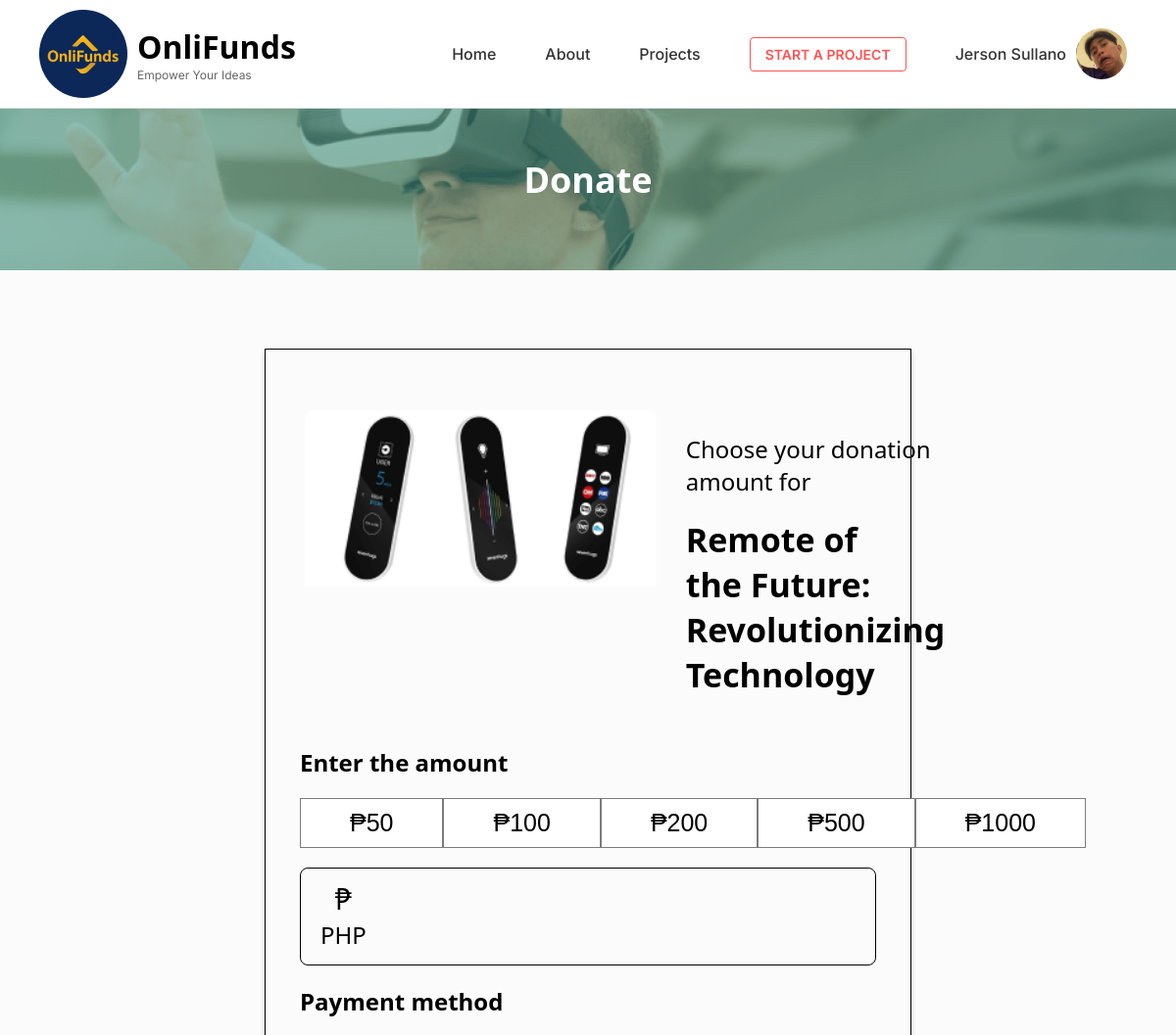
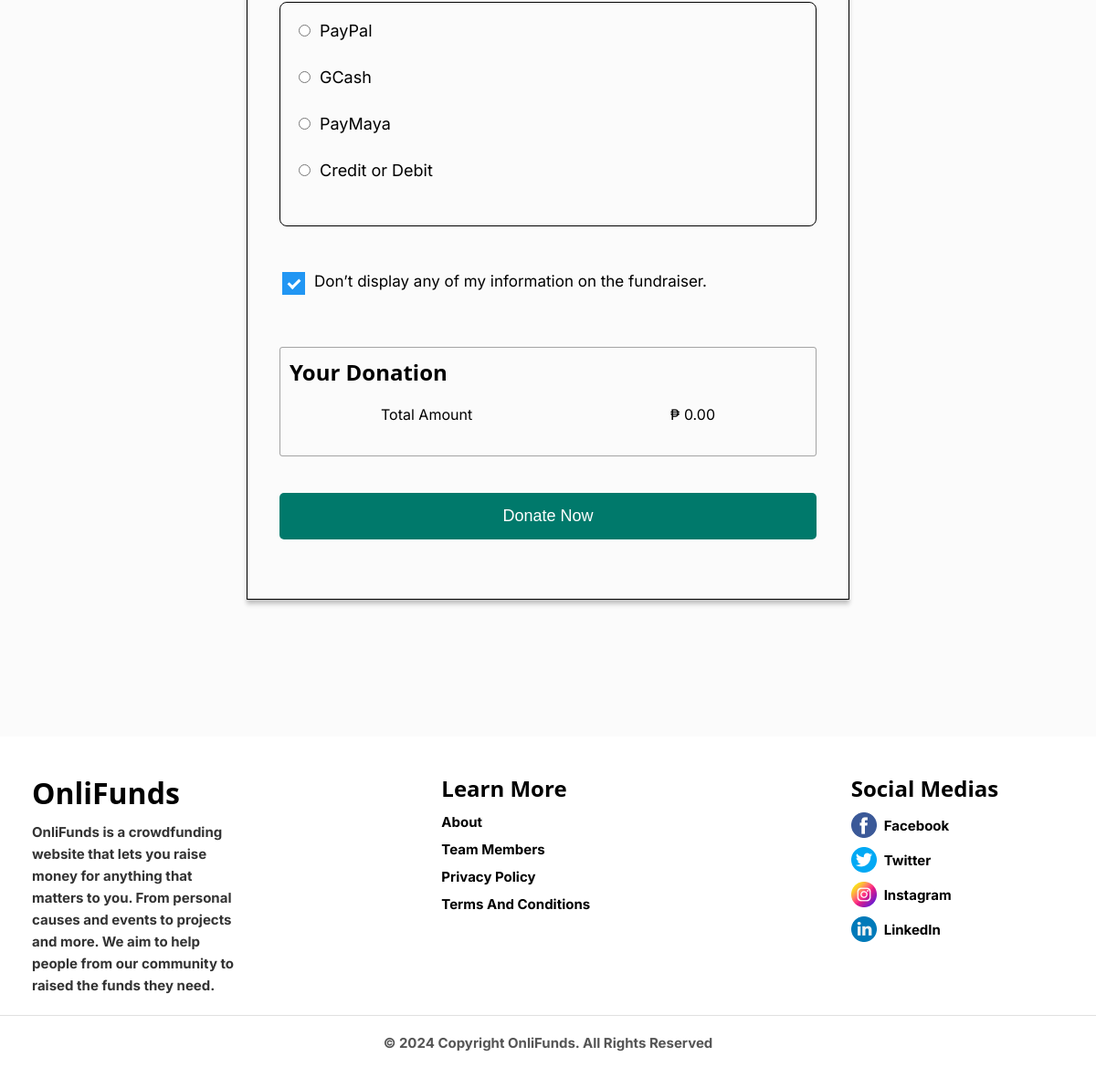
Page /html/donate.php?proj_id=5 (signed in) on the committed database (2 pictures, top to bottom).
### tables this page shows
CREATE TABLE `users` (
  `id` int(10) NOT NULL,
  `isAdmin` enum('1','0') NOT NULL,
  `email` varchar(255) NOT NULL,
  `password` varchar(255) NOT NULL,
  `firstname` varchar(255) NOT NULL,
  `lastname` varchar(255) NOT NULL,
  `profile_pic` varchar(50) NOT NULL,
  `phoneno` bigint(12) NOT NULL,
  `barangay` text NOT NULL
);

CREATE TABLE `projects` (
  `user_id` int(11) NOT NULL,
  `proj_id` int(11) NOT NULL,
  `country` varchar(50) NOT NULL,
  `city` varchar(50) NOT NULL,
  `author` varchar(50) NOT NULL,
  `proj_title` varchar(100) NOT NULL,
  `category` varchar(255) NOT NULL,
  `barangay` varchar(255) NOT NULL,
  `fundgoal` varchar(50) NOT NULL,
  `created_at` date NOT NULL DEFAULT current_timestamp(),
  `end_date` varchar(255) NOT NULL,
  `fname` varchar(25) NOT NULL,
  `lname` varchar(25) NOT NULL,
  `email` varchar(50) NOT NULL,
  `phoneno` bigint(12) NOT NULL,
  `project_photo` varchar(50) NOT NULL,
  `video_url` varchar(50) NOT NULL,
  `project_overview` text NOT NULL,
  `project_story` text NOT NULL,
  `author_icon` varchar(50) NOT NULL,
  `profile_pic` varchar(50) NOT NULL
);

### html/donate.php (the view, shortened to what this page needs)
<?php
    include("connection.php");
    $idno = $_SESSION['id'];
    $query = "SELECT email, firstname, lastname, profile_pic, CONCAT(firstname, ' ', lastname) AS fullname, CONCAT(SUBSTRING(firstname, 1, 1), SUBSTRING(lastname, 1, 1)) AS default_pic FROM users WHERE id = ?";
    $stmt = $conn->prepare($query);
    $stmt->bind_param("i", $idno);
    $stmt->execute();
    $result = $stmt->get_result();
    if ($result->num_rows > 0) {
        $user = $result->fetch_assoc();
    } else {
        echo "<script>alert('No Users Found.')</script>";
        exit();
    }
    $project_id = isset($_GET['proj_id']) ? intval($_GET['proj_id']) : 0;
    if ($project_id > 0) {
        $stmt = $conn->prepare("SELECT *, DATEDIFF(end_date, NOW()) AS remaining_days FROM projects WHERE proj_id = ?");
        $stmt->bind_param("i", $project_id);
        $stmt->execute();
        $result = $stmt->get_result();
        if ($result->num_rows > 0) {
            $project = $result->fetch_assoc();
        } else {
            echo "Project not found.";
            exit;
        }
    } else {
        echo "Invalid project ID.";
        exit;
    }
?>
<!DOCTYPE html>
<html>
<head>
    <link href="../css/main.css" rel="stylesheet" />
    <link rel="stylesheet" href="../css/styles.css">
    <link href="https://cdnjs.cloudflare.com/ajax/libs/font-awesome/5.15.3/css/all.min.css" rel="stylesheet"/>
</head>
<body>
    <nav class="logged-in-navbar">
		<div class="logged-in-navbar-logo">
			<a href="lanAfter.php" style="text-decoration:none;">
				<img src="../images/logo.png" alt="OnliFunds Logo" class="logged-in-logo-img">
			</a>
			<div class="logged-in-logo-text">
				<h1><a href="lanAfter.html" style="text-decoration:none; color:black;">OnliFunds</a></h1>
				<p>Empower Your Ideas</p>
			</div>
		</div>
		<div class="logged-in-nav-links">
			<a href="lanAfter.php" class="logged-in-nav-item">Home</a>
			<a href="aboutA.php" class="logged-in-nav-item">About</a>
			<a href="projectsA.php" class="logged-in-nav-item">Projects</a>
			<a href="create1.php" class="logged-in-nav-item logged-in-start-project-button">Start a Project</a>
            <div class="logged-in-user-profile">
                <span class="logged-in-user-name"><?php echo htmlspecialchars($user['fullname']); ?></span>
                <?php if (!empty($user['profile_pic'])): ?>
                    <img src="../images/<?php echo htmlspecialchars($user['profile_pic']); ?>" alt="Profile Picture" class="logged-in-profile-img">
                <?php else: ?>
                    <div class="author-icon"><?php echo htmlspecialchars($user['default_pic']) ?></div>
                <?php endif; ?>
            </div>
		</div>
	</nav>
    <section class="banner1">
        <div class="overlay"></div>
        <div class="banner-content">
            <h1>Donate</h1>
        </div>
    </section>
    <section class="create-container-withdraw" >
        <div class="main-content4">
            <form action="donate.php?proj_id=<?php echo htmlspecialchars($project_id) ?>" method="post">
                <div class="choose-donation-amount">
                    <img src="../images/<?php echo htmlspecialchars($project['project_photo']) ?>" alt="">
                    <div class="choose-d-a-info">
                        <h1>Choose your donation amount for</h1>
                        <h2><?php echo htmlspecialchars($project['proj_title']) ?></h2>
                    </div>
                </div>
                    <h2>Enter the amount</h1>
                <div class="enter-amount-opt">
                    <div class="amount-opt-list">
                        <button class="toggleButton" type="button" data-value="50">₱50</button>
                        <button class="toggleButton" type="button" data-value="100">₱100</button>
                        <button class="toggleButton" type="button" data-value="200">₱200</button>
                        <button class="toggleButton" type="button" data-value="500">₱500</button>
                        <button class="toggleButton" type="button" data-value="1000">₱1000</button>
                    </div>
                    <div class="input-amount-opt">
                        <div class="input-a-opt-sign">
                            <h1>&#8369;</h1>
                            <h2>PHP</h2>
                        </div>
                        <input type="number" name="amount-funded" id="amount-funded">
                    </div>
                </div>
                <h2> Payment method </h2>
                <div class="payment-opt-cont">
                    <div class="payment-options">
                        <label for="paypal">
                        <input id="paypal" name="payment" onclick="showPaymentMethod('paypal-details')" type="radio"/>
                        PayPal
                        </label>
                        <label for="gcash">
                        <input id="gcash" name="payment" onclick="showPaymentMethod('gcash-details')" type="radio"/>
                        GCash
                        </label>
                        <label for="paymaya">
                        <input id="paymaya" name="payment" onclick="showPaymentMethod('paymaya-details')" type="radio"/>
                        PayMaya
                        </label>
                        <label for="credit-debit">
                        <input id="credit-debit" name="payment" onclick="showPaymentMethod('credit-debit-details')" type="radio"/>
                        Credit or Debit
                        </label>
                    </div>
                </div>
                <div class="dont-dis-opt-cont">
                    <label class="container-check">Don’t display any of my information on the fundraiser.
                        <span class="checkmark"></span>
                    </label>
                </div>
                <div class="your-withdrawal">
                    <h1>Your Donation</h1>
                    <div class="withdrawal-total-am">
                        <p>Total Amount</p>
                        <p id="totalAmount">₱ 0.00</p>
                    </div>
                </div>
                <div class="withdraw-button">
                    <button class="withdraw-btn" type="submit">Donate Now</button>
                </div>
            </form>
        </div>
    </section>
    <footer class="footer">
        <div class="footer-content">
            <div class="footer-section about" style="text-align: left; padding-right:200px;">
                <h2 class="footer-logo">OnliFunds</h2>
                <p class="footer-description">
                    OnliFunds is a crowdfunding website that lets you raise money for anything that matters to you.
                    From personal causes and events to projects and more. We aim to help people from our community
                    to raised the funds they need.
                </p>
            </div>
            <div class="footer-section links" style="text-align: left; padding-right:200px;">
                <h3 class="footer-heading">Learn More</h3>
                <ul class="footer-links">
                    <li><a href="/about">About</a></li>
                    <li><a href="/#team-members">Team Members</a></li>
                    <li><a href="#">Privacy Policy</a></li>
                    <li><a href="#">Terms And Conditions</a></li>
                </ul>
            </div>
            <div class="footer-section social-media" style="text-align: left;">
                <h3 class="footer-heading">Social Medias</h3>
                <ul class="social-icons">
                    <li><a href="#"><img src="../images/facebook.png" alt="Facebook Icon" style="width: 28px;height:auto;"> Facebook</a></li>
                    <li><a href="#"><img src="../images/twitter.png" alt="Twitter Icon" style="width: 28px;height:auto;"> Twitter</a></li>
                    <li><a href="#"><img src="../images/instagram.png" alt="Instagram Icon" style="width: 28px;height:auto;"> Instagram</a></li>
                    <li><a href="#"><img src="../images/linkedin.png" alt="LinkedIn Icon" style="width: 28px;height:auto;"> LinkedIn</a></li>
                </ul>
            </div>
        </div>
        <div class="footer-bottom">
            <p>© 2024 Copyright OnliFunds. All Rights Reserved</p>
        </div>
    </footer>
</body>
</html>

### css/main.css (style rules this page uses)
* { margin: 0; padding: 0; box-sizing: border-box; }
body, html { font-family: 'Inter', sans-serif; margin: 0; padding: 0; background-color: #fbfbfb; }
.main-content4 { width: 55%; margin: auto; border: #000000 1px solid; box-shadow: 0 5px 5px rgba(0, 0, 0, 0.2), 0 3px 4px rgba(0, 0, 0, 0.06); padding: 35px; }
.main-content4 h2 { font-size: 24px; margin-bottom: 20px; }
.payment-options { margin-bottom: 20px; }
.payment-options label { display: flex; align-items: center; margin-bottom: 30px; font-size: 18px; }
.payment-options input { margin-right: 10px; }
ul, ol { padding-left: 20px; margin: 0; }
li { margin-bottom: 5px; }
.choose-donation-amount { display: flex; }
.choose-donation-amount img { width: 400px; height: 180px; margin: 27px 0px 0px 5px; object-fit: cover; }
.choose-d-a-info { padding: 30px 30px; }
.choose-d-a-info h1 { margin: 20px 0px; font-size: 24px; font-weight: 400; }
.choose-d-a-info h2 { margin-top: 20px; font-size: 34px; font-weight: 700; width: 86%; }
.amount-opt-list { display: flex; justify-content: space-between; }
.amount-opt-list button { font-size: 25px; font-weight: 500; border: #24242498 1px solid; padding: 10px 50px; background-color: white; cursor: pointer; }
.input-amount-opt { border: #000000 1px solid; border-radius: 8px; margin: 20px 0px; height: 100px; padding: 10px 0px 10px 20px; display: flex; }
.input-amount-opt h1 { text-align: center; font-weight: 500; font-size: 30px; }
.input-amount-opt h2 { font-weight: 400; text-align: center; }
.input-amount-opt input { background-color: #fbfbfb; border: none; width: 100%; padding: 20px; font-size: 25px; margin: 0px 20px; }
.payment-opt-cont { border: #000000 1px solid; padding: 20px; border-radius: 8px; }
.dont-dis-opt-cont { display: flex; padding: 50px 3px; }
.container-check { display: block; position: relative; padding-left: 35px; margin-bottom: 12px; cursor: pointer; font-size: 17px; -webkit-user-select: none; -moz-user-select: none; -ms-user-select: none; user-select: none; }
.checkmark { position: absolute; top: 0; left: 0; height: 25px; width: 25px; background-color: #eee; }
.container-check input:checked ~ .checkmark { background-color: #2196F3; }
.checkmark:after { content: ""; position: absolute; display: none; }
.container-check input:checked ~ .checkmark:after { display: block; }
.container-check .checkmark:after { left: 9px; top: 5px; width: 5px; height: 10px; border: solid white; border-width: 0 3px 3px 0; -webkit-transform: rotate(45deg); -ms-transform: rotate(45deg); transform: rotate(45deg); }
.your-withdrawal { border: #00000059 1px solid; border-radius: 3px; padding: 10px; height: 120px; }
.withdrawal-total-am { display: flex; justify-content: space-between; text-align: left; margin: 20px 100px; }
.withdraw-button { background-color: #00796b; color: white; padding: 15px 30px; border: none; border-radius: 5px; font-size: 18px; cursor: pointer; float:right; width: 100%; margin-top: 40px; margin-bottom: 30px; text-align: center; }
.withdraw-btn { background-color: #00796b; color: white; border: none; border-radius: 5px; font-size: 18px; }
.create-container-withdraw { position: relative; width: 100%; height: auto; display: flex; gap: 85px; padding: 80px 0 150px 0px; }

### rows in the picture
users: profile_pic (picture)
projects: project_photo (picture), proj_title "Remote of the Future: Revolutionizing Technology"

### other values in the picture
$user['fullname'] "Jerson Sullano"
